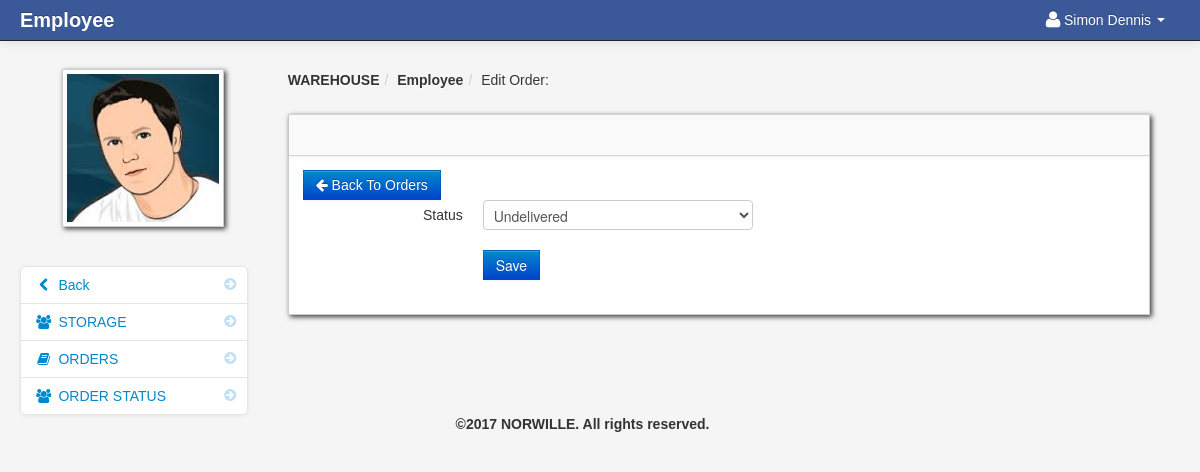
Screenshot of /employee/EditEmplOrders.php?edit=1&id=SYJ46 (signed in) with the database file from the repository.
### tables this page shows
CREATE TABLE IF NOT EXISTS `employees` (
  `user_id` int(11) NOT NULL AUTO_INCREMENT,
  `firstname` varchar(100) NOT NULL,
  `lastname` varchar(100) NOT NULL,
  `username` varchar(100) NOT NULL,
  `password` varchar(100) NOT NULL,
  `address` varchar(100) NOT NULL,
  `phone` varchar(100) NOT NULL,
  `image` varchar(255) NOT NULL,
  PRIMARY KEY (`user_id`)
);

CREATE TABLE IF NOT EXISTS `orders` (
  `order_id` varchar(5) NOT NULL,
  `user_id` int(11) NOT NULL,
  `product_id` varchar(5) NOT NULL,
  `qty` int(11) NOT NULL,
  `added_On` date NOT NULL,
  `delivery_date` date NOT NULL,
  `status` varchar(15) NOT NULL DEFAULT 'Undelivered',
  PRIMARY KEY (`order_id`)
);

### employee/session.php (called while the page is built, shortened)
<?php
$session_id=$_SESSION['id'];
?>

### employee/EditEmplOrders.php (the view, shortened to what this page needs)
<?php include('header_dashboard.php'); ?>
    <body>
        <?php include('navbar.php'); ?>
        <div class="container-fluid">
            <div class="row-fluid">
                <?php include('sidebar.php'); ?>
                <div class="span9" id="content">
                     <div class="row-fluid">
                         <ul class="breadcrumb">
                                <li><a href="#"><b>WAREHOUSE</b></a><span class="divider">/</span></li>
                                <li><a href="#"><b>Employee</b></a><span class="divider">/</span></li>
                                <li><a href="#">Edit Order: </a></li>
                        </ul>
                        <div id="block_bg" class="block">
                            <div class="navbar navbar-inner block-header">
                                                                        <?php
    if (isset($_GET['id'])) {
    $order_id =  $_GET['id'];
    $row = mysql_fetch_array(mysql_query("SELECT status FROM `orders` WHERE `order_id` = '$order_id' "));
    } ?>
                            </div>
                            <div class="block-content collapse in">
                                <div class="span12">
                                <a href='Empl_Orders.php' class='btn btn-primary'><i class="icon-arrow-left icon-white"></i> Back To Orders</a>
<form action='' method='POST' class="form-horizontal">
    <div class="control-group">
        <label class="control-label" for="rate"> Status</label >
        <div class="controls">
<select name="status" class="input-xlarge" required />
<option value="<?php echo $row['status']; ?>"><?php echo $row['status']; ?></option>
</div>
</div>
    <div class="control-group">
        <div class="controls">
            <input type='submit' value='Save' class="btn btn-primary  " />
        </div>
    </div>
</form>
                            </div>
                        </div>
                    </div>
                </div>
            </div>
        </div>
        <?php include('footer.php'); ?>
        <?php include('script.php'); ?>
    </body>
</html>

### employee/navbar.php (shortened to what this page needs)
<div class="navbar navbar-fixed-top navbar-inverse">
        <div class="navbar-inner">
            <div class="container-fluid">
                <a class="brand" href="dasboard.php"><b>Employee</b> </a>
				<?php if(isset($_SESSION['id'])){ ?>
					<div class="nav-collapse collapse">
						<ul class="nav pull-right">
							<?php $query= mysql_query("select * from employees where user_id = '$session_id'")or die(mysql_error());
									$row = mysql_fetch_array($query);
							?>
							<li class="dropdown">
								<a href="#" role="button" class="dropdown-toggle" data-toggle="dropdown"> <i class="icon-user icon-large"></i><?php echo $row['firstname']." ".$row['lastname'];  ?> <i class="caret"></i></a>
							</li>
						</ul>
					</div>
					<?php } ?>
            </div>
        </div>
</div>

### employee/sidebar.php (shortened to what this page needs)
<div class="span3" id="sidebar">
	<?php $query= mysql_query("select * from employees where user_id = '$session_id'")or die(mysql_error());
									$row = mysql_fetch_array($query);
							?>
	<img id="avatar" src="../admin/uploads/<?php $image=$row['image']; echo $image; ?>" class="img-polaroid">
		<ul class="nav nav-list bs-docs-sidenav nav-collapse collapse">
				<li class=""><a href="dasboard.php"><i class="icon-chevron-right"></i><i class="icon-chevron-left"></i>&nbsp;Back</a></li>
				<li class=""><a href="stock.php<?php echo '?id='.$get_id; ?>"><i class="icon-chevron-right"></i><i class="icon-group"></i>&nbsp;STORAGE</a></li>
				<li class=""><a href="Empl_Orders.php<?php echo '?id='.$get_id; ?>"><i class="icon-chevron-right"></i><i class="icon-book"></i>&nbsp;ORDERS</a></li>
				<li class=""><a href="Order_status.php<?php echo '?id='.$get_id; ?>"><i class="icon-chevron-right"></i><i class="icon-group"></i>&nbsp;ORDER STATUS</a></li>
		</ul>
</div>

### employee/admin/assets/styles.css (style rules this page uses)
body { padding-top: 60px; padding-bottom: 40px; background-color: #f5f5f5; }
#content { margin-left:0px; }
.breadcrumb { margin: 0 0 0px; padding: 10px 0px; background-color: transparent; }
.block { background: url("../images/pixel-60fff.png") repeat scroll 0 0 rgba(0, 0, 0, 0) !important; border: 1px solid #ccc; background: white; margin: 1em 0em; border-top: none; -webkit-box-shadow: 2px 2px 5px rgba(0, 0, 6, 0.75); -moz-box-shadow: 2px 2px 5px rgba(0, 0, 6, 0.75); box-shadow: 2px 2px 5px rgba(0, 0, 6, 0.75); }
.block-content { margin: 1em; min-height: .25em; }
.block-header { margin-bottom: 0px; border-right: none; border-left: none; -webkit-border-radius: 0px; -moz-border-radius: 0px; border-radius: 0px; }
.bs-docs-sidenav { max-width: 228px; margin: 30px 0 0; padding: 0; background-color: #fff; -webkit-border-radius: 6px; -moz-border-radius: 6px; border-radius: 6px; -webkit-box-shadow: 0 1px 4px rgba(0,0,0,.065); -moz-box-shadow: 0 1px 4px rgba(0,0,0,.065); box-shadow: 0 1px 4px rgba(0,0,0,.065); }
.bs-docs-sidenav > li > a { display: block; width: 190px \9; margin: 0 0 -1px; padding: 8px 14px; border: 1px solid #e5e5e5; }
.bs-docs-sidenav > li:first-child > a { -webkit-border-radius: 6px 6px 0 0; -moz-border-radius: 6px 6px 0 0; border-radius: 6px 6px 0 0; }
.bs-docs-sidenav > li:last-child > a { -webkit-border-radius: 0 0 6px 6px; -moz-border-radius: 0 0 6px 6px; border-radius: 0 0 6px 6px; }
.bs-docs-sidenav .icon-chevron-right { float: right; margin-top: 2px; margin-right: -6px; opacity: .25; }

### rows the page displays
employees: firstname "Simon", lastname "Dennis", image (picture)
orders: status "Undelivered"
